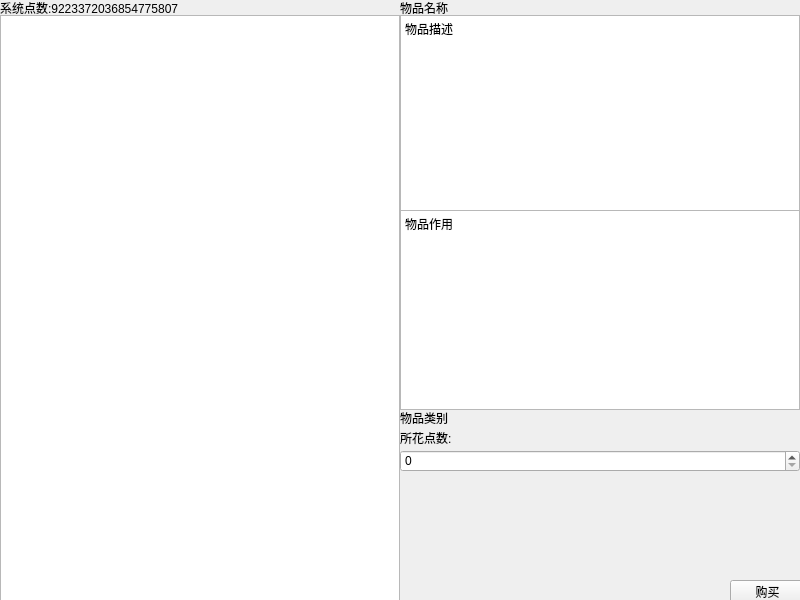
<?xml version="1.0" encoding="UTF-8"?>
<ui version="4.0">
 <class>SystemStore</class>
 <widget class="QWidget" name="SystemStore">
  <property name="geometry">
   <rect>
    <x>0</x>
    <y>0</y>
    <width>800</width>
    <height>600</height>
   </rect>
  </property>
  <property name="windowTitle">
   <string>Form</string>
  </property>
  <widget class="QPushButton" name="buy">
   <property name="geometry">
    <rect>
     <x>730</x>
     <y>580</y>
     <width>75</width>
     <height>23</height>
    </rect>
   </property>
   <property name="text">
    <string>购买</string>
   </property>
  </widget>
  <widget class="QLabel" name="point">
   <property name="geometry">
    <rect>
     <x>0</x>
     <y>0</y>
     <width>400</width>
     <height>16</height>
    </rect>
   </property>
   <property name="text">
    <string>系统点数:9223372036854775807</string>
   </property>
  </widget>
  <widget class="QLabel" name="itemName">
   <property name="geometry">
    <rect>
     <x>400</x>
     <y>0</y>
     <width>400</width>
     <height>15</height>
    </rect>
   </property>
   <property name="text">
    <string>物品名称</string>
   </property>
  </widget>
  <widget class="QListWidget" name="stoneList">
   <property name="geometry">
    <rect>
     <x>0</x>
     <y>15</y>
     <width>400</width>
     <height>591</height>
    </rect>
   </property>
  </widget>
  <widget class="QTextEdit" name="describe">
   <property name="geometry">
    <rect>
     <x>400</x>
     <y>15</y>
     <width>400</width>
     <height>200</height>
    </rect>
   </property>
   <property name="readOnly">
    <bool>true</bool>
   </property>
   <property name="html">
    <string>&lt;!DOCTYPE HTML PUBLIC &quot;-//W3C//DTD HTML 4.0//EN&quot; &quot;http://www.w3.org/TR/REC-html40/strict.dtd&quot;&gt;
&lt;html&gt;&lt;head&gt;&lt;meta name=&quot;qrichtext&quot; content=&quot;1&quot; /&gt;&lt;meta charset=&quot;utf-8&quot; /&gt;&lt;style type=&quot;text/css&quot;&gt;
p, li { white-space: pre-wrap; }
hr { height: 1px; border-width: 0; }
li.unchecked::marker { content: &quot;\2610&quot;; }
li.checked::marker { content: &quot;\2612&quot;; }
&lt;/style&gt;&lt;/head&gt;&lt;body style=&quot; font-family:'Microsoft YaHei UI'; font-size:9pt; font-weight:400; font-style:normal;&quot;&gt;
&lt;p style=&quot; margin-top:0px; margin-bottom:0px; margin-left:0px; margin-right:0px; -qt-block-indent:0; text-indent:0px;&quot;&gt;物品描述&lt;/p&gt;&lt;/body&gt;&lt;/html&gt;</string>
   </property>
  </widget>
  <widget class="QTextEdit" name="itemFunction">
   <property name="geometry">
    <rect>
     <x>400</x>
     <y>210</y>
     <width>400</width>
     <height>200</height>
    </rect>
   </property>
   <property name="readOnly">
    <bool>true</bool>
   </property>
   <property name="html">
    <string>&lt;!DOCTYPE HTML PUBLIC &quot;-//W3C//DTD HTML 4.0//EN&quot; &quot;http://www.w3.org/TR/REC-html40/strict.dtd&quot;&gt;
&lt;html&gt;&lt;head&gt;&lt;meta name=&quot;qrichtext&quot; content=&quot;1&quot; /&gt;&lt;meta charset=&quot;utf-8&quot; /&gt;&lt;style type=&quot;text/css&quot;&gt;
p, li { white-space: pre-wrap; }
hr { height: 1px; border-width: 0; }
li.unchecked::marker { content: &quot;\2610&quot;; }
li.checked::marker { content: &quot;\2612&quot;; }
&lt;/style&gt;&lt;/head&gt;&lt;body style=&quot; font-family:'Microsoft YaHei UI'; font-size:9pt; font-weight:400; font-style:normal;&quot;&gt;
&lt;p style=&quot; margin-top:0px; margin-bottom:0px; margin-left:0px; margin-right:0px; -qt-block-indent:0; text-indent:0px;&quot;&gt;物品作用&lt;/p&gt;&lt;/body&gt;&lt;/html&gt;</string>
   </property>
  </widget>
  <widget class="QLabel" name="itemType">
   <property name="geometry">
    <rect>
     <x>400</x>
     <y>410</y>
     <width>401</width>
     <height>16</height>
    </rect>
   </property>
   <property name="text">
    <string>物品类别</string>
   </property>
  </widget>
  <widget class="QSpinBox" name="count">
   <property name="geometry">
    <rect>
     <x>400</x>
     <y>450</y>
     <width>400</width>
     <height>22</height>
    </rect>
   </property>
   <property name="maximum">
    <number>999999999</number>
   </property>
  </widget>
  <widget class="QLabel" name="money">
   <property name="geometry">
    <rect>
     <x>400</x>
     <y>430</y>
     <width>400</width>
     <height>16</height>
    </rect>
   </property>
   <property name="text">
    <string>所花点数:</string>
   </property>
  </widget>
 </widget>
 <resources/>
 <connections/>
</ui>
